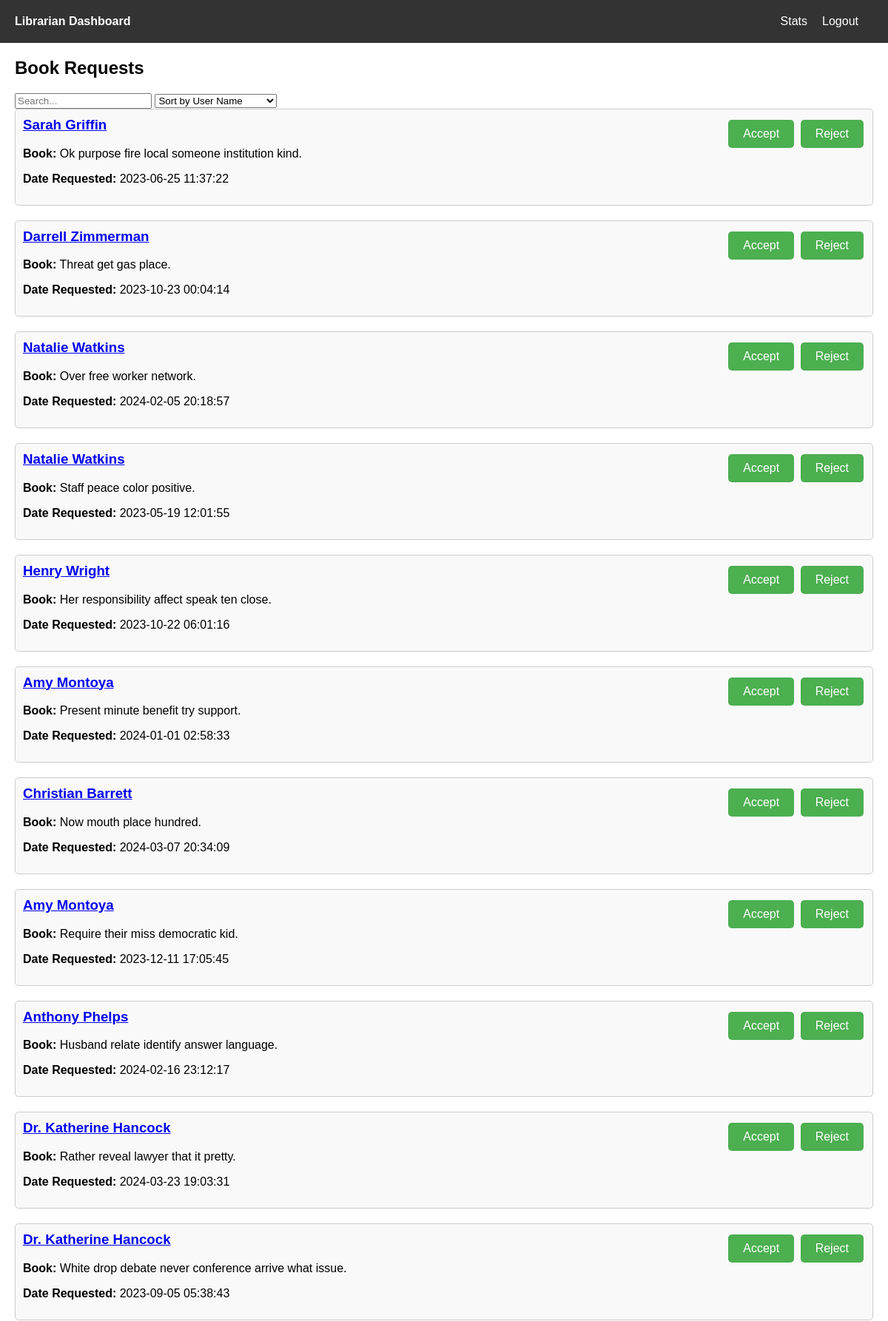
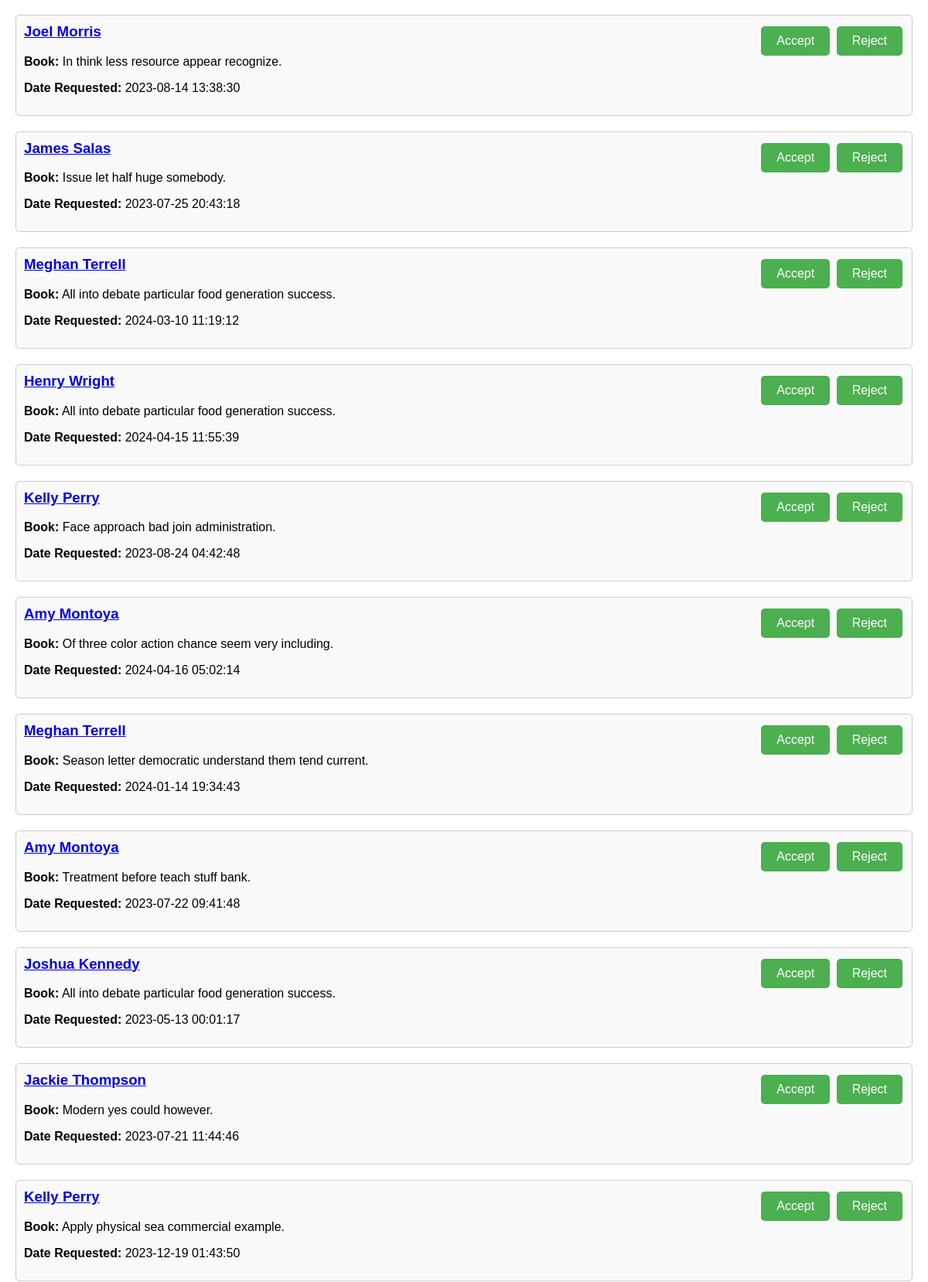
Page /librarian/book_requests (upper part) on the committed database (2 pictures, top to bottom).
### application/models.py (models this page shows, shortened)
class Request(db.Model):
    id = db.Column(db.Integer, primary_key=True)
    user_id = db.Column(db.Integer, db.ForeignKey('user.id'), nullable=False)
    book_id = db.Column(db.Integer, db.ForeignKey('book.id'), nullable=False)
    request_date = db.Column(db.DateTime, nullable=False, default=db.func.current_timestamp())
    return_date = db.Column(db.DateTime, nullable=True)
    status = db.Column(db.String(20), nullable=False, default='requested')  # Request status: requested, approved, returned
    requested_duration = db.Column(db.Integer, nullable=False)  # Duration in days for which the book is requested
    user = relationship('User', back_populates='requests')
    book = relationship('Book', back_populates='requests')

class User(db.Model, UserMixin):
    id = db.Column(db.Integer, primary_key=True)
    name = db.Column(db.String(50), nullable=False)
    email = db.Column(db.String(100), nullable=False, unique=True)
    phone = db.Column(db.String(15), nullable=False, unique=True)
    password = db.Column(db.String(128), nullable=False)
    address = db.Column(db.String(255), nullable=True)
    gender = db.Column(db.String(10), nullable=True)
    role = db.Column(db.String(20), nullable=False, default="user")
    date_registered = db.Column(db.DateTime, nullable=False, default=db.func.current_timestamp())
    last_login = db.Column(db.DateTime, nullable=True)
    requests = relationship('Request', back_populates='user')
    feedbacks = relationship('Feedback', back_populates='user')
    allocated_books = relationship('Book', secondary=user_allocated_books_association, back_populates='users')

class Book(db.Model):
    id = db.Column(db.Integer, primary_key=True)
    title = db.Column(db.String(100), nullable=False)
    author = db.Column(db.String(100), nullable=False)
    isbn = db.Column(db.String(20), nullable=False, unique=True)
    section_id = db.Column(db.Integer, db.ForeignKey('section.id'), nullable=False)
    date_added = db.Column(db.DateTime, nullable=False, default=db.func.current_timestamp())
    image = db.Column(db.String(255), nullable=True)  # Image URL or file path
    pdf_link = db.Column(db.String(255), nullable=True)  # PDF link for the book
    price = db.Column(db.Float, nullable=True)  # Price of the e-book
    section = db.relationship('Section', back_populates='books')
    requests = db.relationship('Request', back_populates='book')
    users = db.relationship('User', secondary=user_allocated_books_association, backref='books', overlaps="allocated_books")  # Many-to-Many relationship with User model
    feedbacks = db.relationship('Feedback', back_populates='book')  # Relationship with Feedback model

### application/routes.py (the view)
@app.route('/librarian/book_requests')
def book_requests():
    requests = Request.query.all()
    return render_template('librarian/book_requests.html', requests=requests)

### templates/librarian/book_requests.html (shortened to what this page needs)
<!DOCTYPE html>
<html lang="en">
<head>
    <link rel="stylesheet" href="{{ url_for('static', filename='book_requests.css') }}">
    <link rel="stylesheet" href="{{ url_for('static', filename='librarian_nav.css') }}">
    <link rel="stylesheet" href="{{ url_for('static', filename='footer.css') }}">
</head>
<body>
    <header>
        <nav>
            <ul>
                <li><a href="{{ url_for('librarian_dashboard') }}" class="dashboard-link">Librarian Dashboard</a></li>
                <li class="navbar-right"><a href="{{ url_for('logout') }}">Logout</a></li>
                <li class="navbar-right"><a href="{{ url_for('librarian_statistics') }}">Stats</a></li>
            </ul>
        </nav>
    </header>
    <main>
        <section class="book-requests">
            <h2>Book Requests</h2>
            <div class="search-sort-filter">
                <input type="text" id="search-input" placeholder="Search...">
                <select id="sort-filter">
                    <option value="user-name">Sort by User Name</option>
                </select>
            </div>
            <div class="requests-container">
                {% for request in requests %}
                {% if request.status == 'requested' %}
                    <div class="request" id="request_{{ request.id }}">
                        <div class="request-details">
                            <h3><a href="#" onclick="showRequestDialog(event, '{{ request.user.name }}', '{{ request.book.title }}', '{{ request.request_date }}')">{{ request.user.name }}</a></h3>
                            <p><strong>Book:</strong> {{ request.book.title }}</p>
                            <p><strong>Date Requested:</strong> {{ request.request_date }}</p>
                        </div>
                        <div class="request-actions">
                            <button onclick="acceptRequest({{ request.id }})">Accept</button>
                            <button onclick="rejectRequest({{ request.id }})">Reject</button>
                        </div>
                    </div>
                {% endif %}
            {% endfor %}
            </div>
        </section>
    </main>
</body>
</html>

### static/book_requests.css (style rules this page uses)
body { font-family: Arial, sans-serif; margin: 0; padding: 0; }
.book-requests { margin-top: 20px; margin-left: 20px; margin-right: 20px; }
.request { border: 1px solid #ccc; margin-bottom: 20px; padding: 10px; overflow: hidden; background-color: #f9f9f9; border-radius: 5px; }
.request-details { float: left; width: 70%; }
.request-details h3 { margin-top: 0; }
.request-actions { float: right; width: 30%; text-align: right; }
button { background-color: #4CAF50; border: none; color: white; padding: 10px 20px; text-align: center; text-decoration: none; display: inline-block; font-size: 16px; margin: 4px 2px; cursor: pointer; border-radius: 5px; }

### static/librarian_nav.css (style rules this page uses)
header { background-color: #333; color: #fff; padding: 20px; }
nav ul { list-style-type: none; margin: 0; padding: 0; }
nav ul li { display: inline; margin-right: 20px; }
nav ul li a { color: #fff; text-decoration: none; }
nav ul li a.dashboard-link { font-weight: bold; }
.navbar-right { float: right; }

### rows in the picture
Request: user.name "Sarah Griffin", book "Ok purpose fire local someone institution kind.", request_date "2023-06-25 11:37:22"
Request: user.name "Darrell Zimmerman", book "Threat get gas place.", request_date "2023-10-23 00:04:14"
Request: user.name "Natalie Watkins", book "Over free worker network.", request_date "2024-02-05 20:18:57"
Request: user.name "Natalie Watkins", book "Staff peace color positive.", request_date "2023-05-19 12:01:55"
Request: user.name "Henry Wright", book "Her responsibility affect speak ten close.", request_date "2023-10-22 06:01:16"
Request: user.name "Amy Montoya", book "Present minute benefit try support.", request_date "2024-01-01 02:58:33"
Request: user.name "Christian Barrett", book "Now mouth place hundred.", request_date "2024-03-07 20:34:09"
Request: user.name "Amy Montoya", book "Require their miss democratic kid.", request_date "2023-12-11 17:05:45"
Request: user.name "Anthony Phelps", book "Husband relate identify answer language.", request_date "2024-02-16 23:12:17"
Request: user.name "Dr. Katherine Hancock", book "Rather reveal lawyer that it pretty.", request_date "2024-03-23 19:03:31"
Request: user.name "Dr. Katherine Hancock", book "White drop debate never conference arrive what issue.", request_date "2023-09-05 05:38:43"
Request: user.name "Joel Morris", book "In think less resource appear recognize.", request_date "2023-08-14 13:38:30"
Request: user.name "James Salas", book "Issue let half huge somebody.", request_date "2023-07-25 20:43:18"
Request: user.name "Meghan Terrell", book "All into debate particular food generation success.", request_date "2024-03-10 11:19:12"
Request: user.name "Henry Wright", book "All into debate particular food generation success.", request_date "2024-04-15 11:55:39"
Request: user.name "Kelly Perry", book "Face approach bad join administration.", request_date "2023-08-24 04:42:48"
Request: user.name "Amy Montoya", book "Of three color action chance seem very including.", request_date "2024-04-16 05:02:14"
Request: user.name "Meghan Terrell", book "Season letter democratic understand them tend current.", request_date "2024-01-14 19:34:43"
Request: user.name "Amy Montoya", book "Treatment before teach stuff bank.", request_date "2023-07-22 09:41:48"
Request: user.name "Joshua Kennedy", book "All into debate particular food generation success.", request_date "2023-05-13 00:01:17"
Request: user.name "Jackie Thompson", book "Modern yes could however.", request_date "2023-07-21 11:44:46"
Request: user.name "Kelly Perry", book "Apply physical sea commercial example.", request_date "2023-12-19 01:43:50"
